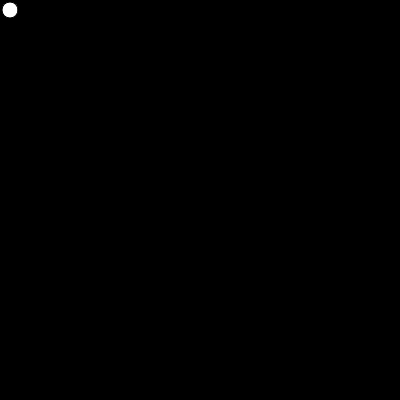
Frame 1 (no input)
Frame 60 (no input): identical to frame 1, image omitted
Frame 120 (the mouse pressed at the canvas centre since frame 60): identical to frame 1, image omitted

The p5.js sketch that drew this single still picture (run headless with seeded random() and noise() and a simulated clock; from frame 60 on, the mouse is pressed at the canvas centre):

// p5.js sketch
// ── sketch.js
var population;
let lifespan = 200;
let lifeP, target;
let cnt = 0;
let obstacles = [];
let tmpobstacle = [-1, -1, -1, -1];
let startingPoint;

let restartButton, lifespanE;

function setup() {
    createCanvas(400, 400);
    startingPoint = createVector(width/2, height);
    population = new Population();
    lifeP = createP();
    target = new Target(10, 10);
    restartButton = createButton("Restart");
    restartButton.mousePressed(()=>{
        population = new Population();
        lifespan = int(lifespanE.value());
        cnt = 0;
    });

    lifespanE = createInput("200");
}

function draw() {
    background(0);
    population.run();
    lifeP.html(`Time: ${cnt}`);
    cnt ++;

    if(cnt >= lifespan) {
        population.evaluate();
        population.selection();
        cnt = 0;
    }

    showObstacles();
    target.show();
}

function mousePressed() {
    if(target.contains(mouseX, mouseY)) {
        target.picked = true;
    } else {
        tmpobstacle[0] = mouseX;
        tmpobstacle[1] = mouseY;
    }
}

function mouseDragged() {
    if(target.picked) {
        target.x = mouseX;
        target.y = mouseY;
    }
}

function mouseReleased() {
    if(target.picked) {
        target = new Target(mouseX, mouseY);
    } else {
        tmpobstacle[2] = mouseX - tmpobstacle[0];
        tmpobstacle[3] = mouseY - tmpobstacle[1];

        obstacles.push([...tmpobstacle])
    }
}

function showObstacles() {
    fill(200, 0, 0);
    for(let obstacle of obstacles) {
        rect(...obstacle);
    }
}


class Target {
    constructor(x, y) {
        this.x = x;
        this.y = y;
        this.picked = false;
    }

    contains(pointA, pointB) {
        return dist(this.x, this.y, pointA, pointB) < 16;
    }

    show() {
        fill(255);
        ellipse(this.x, this.y, 16, 16);
    }

    copy() {
        return createVector(this.x, this.y);
    }
}
// ── DNA.js
class DNA {
    
    constructor() {
        this.genes = [];
        for (var i = 0; i < lifespan; i++) {
            this.genes[i] = p5.Vector.random2D();
            this.genes[i].setMag(0.1);
        }
    }

}
// ── population.js
class Population {

    constructor() {
        this.rockets = [];
        this.mattingPool = [];
        this.popsize = 100;

        for(let i=0;i<this.popsize;i++) {
            this.rockets.push(new Rocket());
        }

    }

    evaluate() {

        let maxfit = 0;
        for(let i=0; i<this.popsize;i++) {
            this.rockets[i].calcFitness();
            maxfit = max(maxfit, this.rockets[i].fitness); 
        }

        for(let i=0;i<this.popsize;i++) {
            this.rockets[i].fitness /= maxfit;
        }

        ////////// SELECTION //////////
        this.mattingPool = [];
        for(let i=0;i<this.popsize;i++) {
            let n = this.rockets[i].fitness * 100;
            for(let j=0;j<n;j++) {
                this.mattingPool.push(this.rockets[i]);
            }
        }

    }

    selection() {
        let newRockets = []
        for(let i=0;i<this.popsize;i++) {
            let parentA = random(this.mattingPool).dna;
            let parentB  = random(this.mattingPool).dna;
            let childDNA = parentA.crossover(parentB);
            childDNA.mutation();
            newRockets[i] = new Rocket(childDNA);
        }
        this.rockets = newRockets;
    }

    run() {
        for(let i=0;i<this.popsize;i++) {
            this.rockets[i].update();
        }
    }

    show() {
        for(let i=0;i<this.popsize;i++) {
            this.rockets[i].show();
        }
    }
}
// ── rocket.js
class Rocket {

    constructor(dna) {
        this.pos = startingPoint.copy();
        this.vel = createVector();
        this.acc = createVector();
        this.time = lifespan;
        this.completed = false;
        this.obstaclestuck = false;
        this.wallstuck = false;
        if(dna) this.dna = dna;
        else this.dna = new DNA();
        this.fitness = 0;
    }

    applyForce(force) {
        this.acc.add(force);
    }

    update() {
        let d = dist(this.pos.x, this.pos.y, target.x, target.y);
        if(d < 30) {
            this.completed = true;
            this.time = cnt;
            this.pos = target.copy();
        }

        for(let obstacle of obstacles) {
            if(this.pos.x > obstacle[0] && this.pos.x < obstacle[0] + obstacle[2] && this.pos.y > obstacle[1] && this.pos.y < obstacle[1] + obstacle[3]) {
                this.obstaclestuck = true;
                break;
            }
        }

        if(this.pos.x < 0 || this.pos.x > width || this.pos.y < 0 || this.pos.y > height) {
            this.wallstuck = true;
        }

        this.applyForce(this.dna.genes[cnt]);

        if(!this.completed && !this.obstaclestuck && !this.wallstuck) {
            this.vel.add(this.acc);
            this.pos.add(this.vel);
            this.acc.mult(0);
        } 
    }

    calcFitness() {
        let d = dist(this.pos.x, this.pos.y, target.x, target.y);
        let d2 = dist(this.pos.x, this.pos.y, startingPoint.x, startingPoint.y);

        let reward = 0;
        if(this.completed) reward = 1000;

        this.fitness = map(d, 0, 800, 800, 0) + 1 / (d+0.01) + (lifespan - this.time)**3 + d2 + reward;

        if(this.obstaclestuck) {
            this.fitness /= 10;
        }
        if(this.wallstuck) {
            this.fitness /= map(d, 0, 800, 1.01, 10);
        }
    }

    show() {
        push();

        translate(this.pos.x, this.pos.y);
        rotate(this.vel.heading());
        noStroke();
        fill(255, 150);
        rectMode(CENTER);
        rect(0, 0, 20, 7);

        pop();
    }

}
